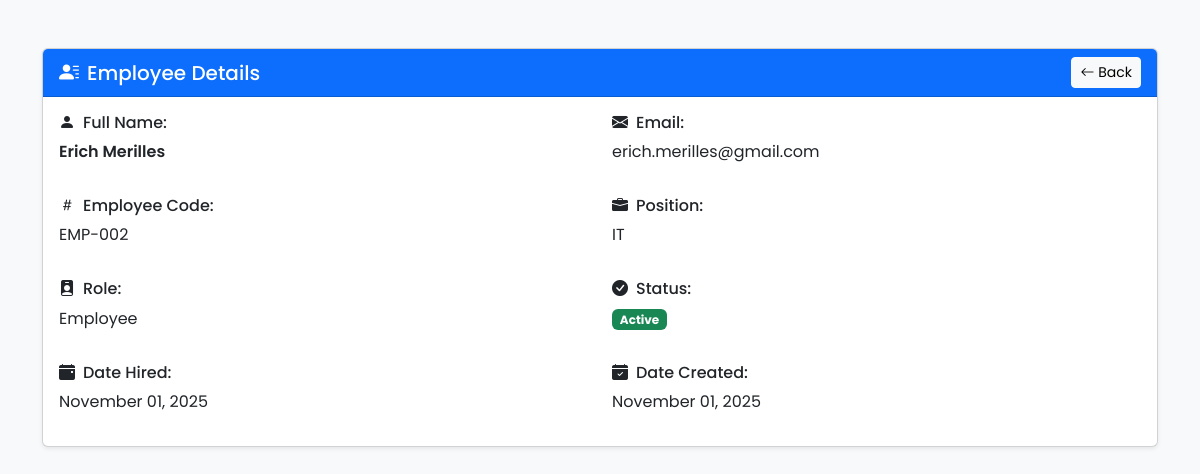
The app's page /frontend/employee/view_employee.php?id=2 (signed in) with its own data.
### tables this page shows
CREATE TABLE `employees` (
  `employee_id` int(11) NOT NULL,
  `employee_code` varchar(50) DEFAULT NULL,
  `first_name` varchar(100) DEFAULT NULL,
  `last_name` varchar(100) DEFAULT NULL,
  `email` varchar(150) DEFAULT NULL,
  `password` varchar(255) DEFAULT NULL,
  `position` varchar(100) DEFAULT NULL,
  `role` enum('Admin','Employee') DEFAULT 'Employee',
  `status` enum('Active','Inactive') DEFAULT 'Active',
  `date_hired` date DEFAULT NULL,
  `created_at` timestamp NOT NULL DEFAULT current_timestamp()
);

### frontend/employee/view_employee.php (the view, shortened to what this page needs)
<?php
require_once __DIR__ . '/../../config/db.php';
$employee_id = isset($_GET['id']) ? intval($_GET['id']) : 0;
$stmt = $conn->prepare("
  SELECT e.employee_id, e.employee_code, e.first_name, e.last_name,
         e.email, e.position, e.role, e.status, e.date_hired, e.created_at
  FROM employees e
  WHERE e.employee_id = ? AND e.role = 'Employee'
");
$stmt->bind_param("i", $employee_id);
$stmt->execute();
$result = $stmt->get_result();
$employee = $result->fetch_assoc();
?>
<!DOCTYPE html>
<html lang="en">
<head>
  <?php include '../includes/links.php'; ?>
</head>
<body class="bg-light">
<div class="container mt-5">
  <div class="card shadow-sm">
    <div class="card-header bg-primary text-white d-flex justify-content-between align-items-center">
      <h5 class="mb-0"><i class="bi bi-person-lines-fill me-2"></i>Employee Details</h5>
      <a href="employee_module.php" class="btn btn-light btn-sm"><i class="bi bi-arrow-left"></i> Back</a>
    </div>
    <div class="card-body">
      <div class="row mb-3">
        <div class="col-md-6">
          <h6><i class="bi bi-person-fill me-2"></i>Full Name:</h6>
          <p class="fw-semibold"><?= htmlspecialchars($employee['first_name'] . ' ' . $employee['last_name']) ?></p>
        </div>
        <div class="col-md-6">
          <h6><i class="bi bi-envelope-fill me-2"></i>Email:</h6>
          <p><?= htmlspecialchars($employee['email']) ?></p>
        </div>
      </div>
      <div class="row mb-3">
        <div class="col-md-6">
          <h6><i class="bi bi-hash me-2"></i>Employee Code:</h6>
          <p><?= htmlspecialchars($employee['employee_code']) ?></p>
        </div>
        <div class="col-md-6">
          <h6><i class="bi bi-briefcase-fill me-2"></i>Position:</h6>
          <p><?= htmlspecialchars($employee['position']) ?></p>
        </div>
      </div>
      <div class="row mb-3">
        <div class="col-md-6">
          <h6><i class="bi bi-person-badge-fill me-2"></i>Role:</h6>
          <p><?= htmlspecialchars($employee['role']) ?></p>
        </div>
        <div class="col-md-6">
          <h6><i class="bi bi-check-circle-fill me-2"></i>Status:</h6>
          <span class="badge <?= $employee['status'] === 'Active' ? 'bg-success' : 'bg-danger' ?>">
            <?= htmlspecialchars($employee['status']) ?>
          </span>
        </div>
      </div>
      <div class="row">
        <div class="col-md-6">
          <h6><i class="bi bi-calendar-event-fill me-2"></i>Date Hired:</h6>
          <p><?= htmlspecialchars($employee['date_hired'] ? date('F d, Y', strtotime($employee['date_hired'])) : 'N/A') ?></p>
        </div>
        <div class="col-md-6">
          <h6><i class="bi bi-calendar-check-fill me-2"></i>Date Created:</h6>
          <p><?= date('F d, Y', strtotime($employee['created_at'])) ?></p>
        </div>
      </div>
    </div>
  </div>
</div>
</body>
</html>

### frontend/assets/css/style.css (style rules this page uses)
body { font-family: 'Poppins', sans-serif; background-color: #fff9f2; margin: 0; padding: 0; }
body { background: #f8f9fa; }

### records on screen
employees: first_name+last_name "Erich Merilles", email "erich.merilles@gmail.com", employee_code "EMP-002", position "IT", role "Employee", status "Active", date_hired "November 01, 2025", created_at "November 01, 2025"
